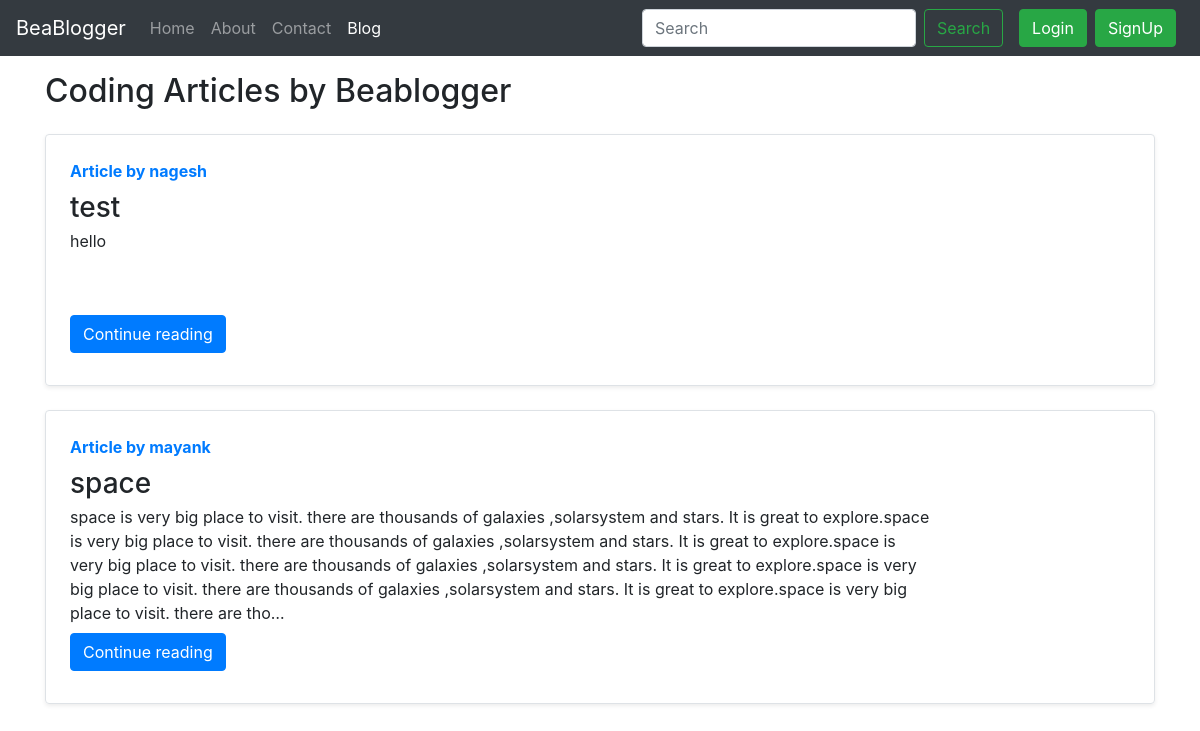
Screenshot of /blog/ with the database file from the repository.
### blog/models.py (models this page shows, shortened)
class Post(models.Model):
    sno=models.AutoField(primary_key=True)
    title=models.CharField(max_length=255)
    author=models.CharField(max_length=14)
    slug=models.CharField(max_length=130)
    timeStamp=models.DateTimeField(blank=True)
    content=models.TextField()

### blog/views.py (the view)
# urls.py: path('', views.bloghome, name='bloghome'),
def bloghome(request):
    allPosts = Post.objects.all()
    context = {'allPosts': allPosts}
    return render(request, "blog/bloghome.html",context)

### templates/blog/bloghome.html (shortened to what this page needs)
{% extends 'base.html' %}
{% block blogactive %} active {% endblock blogactive %}
{% block content %}
<div class="container my-3">
    <h2>Coding Articles by Beablogger</h2>
    {% for post in allPosts  %}
    <div class="row no-gutters border rounded overflow-hidden flex-md-row mb-4 shadow-sm h-md-250 my-4 position-relative">
        <div class="col p-4 d-flex flex-column position-static">
            <strong class="d-inline-block mb-2 text-primary">Article  by {{post.author}}</strong>
            <h3 class="mb-0">{{post.title}}</h3>
            <p class="card-text mb-auto">{{post.content| truncatechars:500}}</p>
            <div class="my-2">
            	<a href="/blog/{{post.slug}}" role="button" class="btn btn-primary">Continue reading</a>
            </div>
        </div>
        <div class="col-auto d-none d-lg-block">
            <svg class="bd-placeholder-img" width="200" height="250" xmlns="http://www.w3.org/2000/svg" preserveAspectRatio="xMidYMid slice" focusable="false">
                <title>Placeholder</title>
            </svg>
        </div>
        </div>
        {% endfor %}
    </div>
{% endblock content%}

### rows the page displays
Post: author "nagesh", title "test", content "hello"
Post: author "mayank", title "space", content "space is very big place to visit. there are thousands of galaxies ,solarsystem and stars. It is great to explore.space is very big place to visit. there are thousands of galaxies ,solarsystem and stars. It is great to explore.space is very big place to visit. there are thousands of galaxies ,solarsystem and stars. It is great to explore.space is very big place to visit. there are thousands of galaxies ,solarsystem and stars. It is great to explore.space is very big place to visit. there are tho…"
